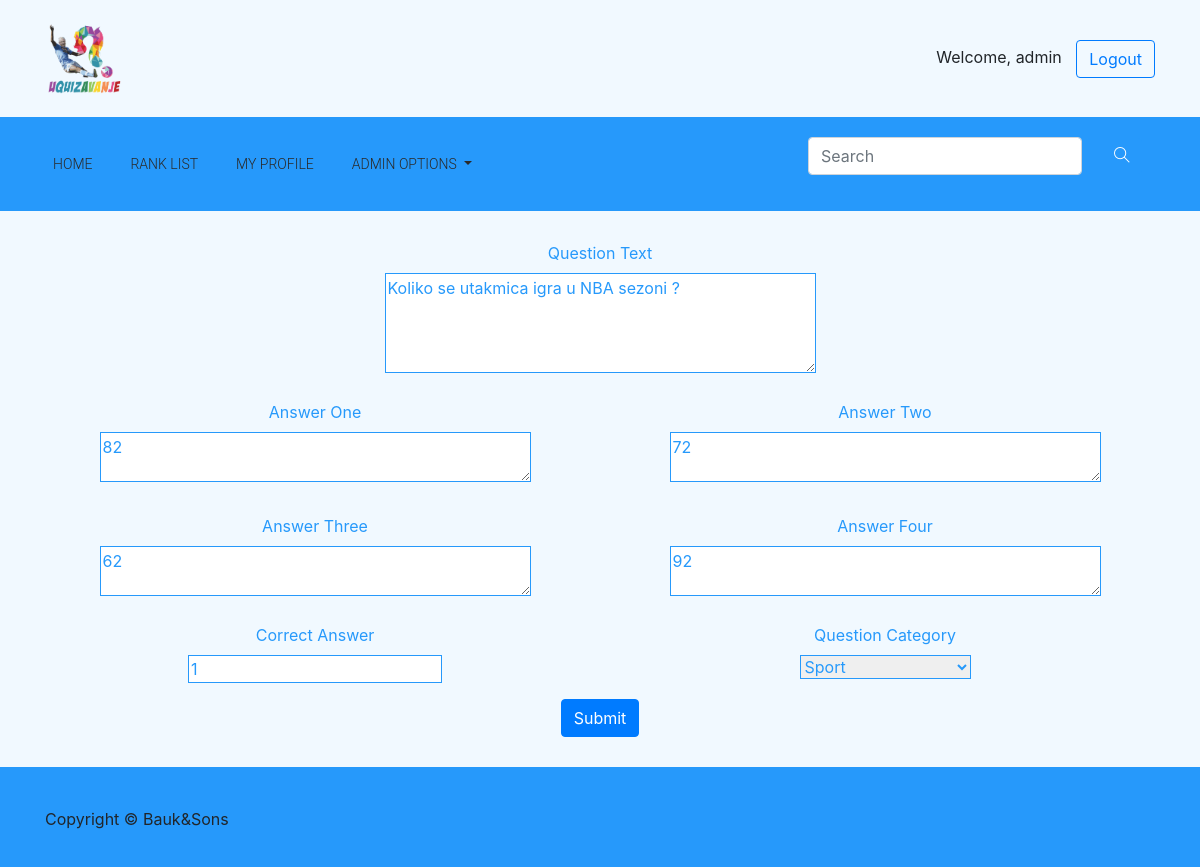
The page /edit_question/1/ (signed in) on the database its author committed.
### quiz/models.py (models this page shows, shortened)
class User(AbstractUser):
    email = models.EmailField(
        verbose_name='email address',
        max_length=255,
        unique=True,
    )
    age = models.IntegerField(null = True)
    is_active = models.BooleanField(default=True)
    is_moderator = models.BooleanField(default=False)
    wants_moderator = models.BooleanField(default = False)
    first_name = models.CharField(max_length=50)
    last_name = models.CharField( max_length=50)
    level = models.IntegerField(default = 0)
    exp = models.IntegerField(default = 0)
    picture = models.TextField(default = "quiz/default_avatar.jpg", max_length = 50, blank = True, null = True)
    ranking = models.IntegerField(default = -1)
    def moderator(self):
        return self.is_moderator
    def is_senior(self):
        return self.level >= 10
    USERNAME_FIELD = 'username'
    REQUIRED_FIELDS = ['email']

class Question(models.Model):
    question = models.TextField(max_length = 100)
    is_valid = models.BooleanField(default = False)
    answer_one = models.TextField(max_length = 20)
    answer_two = models.TextField(max_length = 20)
    answer_three = models.TextField(max_length = 20)
    answer_four = models.TextField(max_length = 20)
    correct = models.IntegerField()
    category = models.ForeignKey(Category, on_delete=models.DO_NOTHING)
    def get_by_id(id_val):
        return Question.objects.filter(id=id_val).first()

### quiz/views.py (the view, shortened to what this page needs)
# urls.py: url(r'^edit_question/(?P<pk>\d+)/$',             views.edit_question,                name = 'edit_question'),
def edit_question(request, pk):
    user = request.user
    question = Question.get_by_id(pk)
    form = QuestionForm(request.POST or None, instance=question)
    message = ""
    if user.is_authenticated:
        if user.is_senior() or user.is_moderator or user.is_superuser:
            return render(request, 'quiz/edit_question.html', {'form': form, 'message': message, 'qid': question.id})
    return redirect('/home')

### quiz/forms.py
class QuestionForm(forms.ModelForm):
    class Meta:
        model = Question
        fields = ['question', 'answer_one','answer_two','answer_three','answer_four','correct','category']

### quiz/models.py (called while the page is built)
    def __str__(self):
        return self.name

### quiz/templates/quiz/edit_question.html (shortened to what this page needs)
{% extends "quiz/base.html" %}
{% block content %}
<div class="container">
    <div class="row">
        <div class="col-md-12">
            <div class="add_question_form">
                <form action="{% url 'quiz:edit_question' pk=qid%}" method="post">
                    <div class="row">
                        <div class="col-md-12 form_wrapper_question">
                            <label for="text_question">Question Text</label>
                            <p id="text_question"> {{ form.question }} </p>
                        </div>
                         <div class="col-md-6 form_wrapper_answer">
                                <label for="answer_one_question">Answer One</label>
                                <p id="answer_one_question"> {{ form.answer_one }} </p>
                        </div>
                        <div class="col-md-6 form_wrapper_answer">
                            <label for="answer_two_question">Answer Two</label>
                            <p id="answer_two_question"> {{ form.answer_two }} </p>
                        </div>
                        <div class="col-md-6 form_wrapper_answer">
                            <label for="answer_three_question">Answer Three</label>
                            <p id="answer_three_question"> {{ form.answer_three }} </p>
                        </div>
                        <div class="col-md-6 form_wrapper_answer">
                            <label for="answer_four_question">Answer Four</label>
                            <p id="answer_four_question"> {{ form.answer_four }} </p>
                        </div>
                        <div class="col-md-6 form_wrapper_correct_answer">
                            <label for="correct_question">Correct Answer</label>
                            <p id="correct_question"> {{ form.correct }} </p>
                        </div>
                        <div class="col-md-6 form_wrapper_category">
                            <label for="category_question">Question Category</label>
                            <p id="category_question"> {{ form.category }} </p>
                        </div>
                    </div>
                    <input class="btn btn-primary" type="submit" value="Submit">
                </form>
            </div>
        </div>
    </div>
</div>
{% endblock content %}

### quiz/templates/quiz/base.html (shortened to what this page needs)
{% load static %}
<!doctype html>
<html lang="en">
<head>
    <link rel="stylesheet" href="{% static 'quiz/bootstrap.min.css' %}">
    <link rel="stylesheet" href="{% static 'quiz/animate.css' %}">
    <link rel="stylesheet" href="{% static 'quiz/font-awesome.min.css' %}">
    <link rel="stylesheet" href="{% static 'quiz/style.css' %}">
    <link rel="stylesheet" href="{% static 'quiz/themify-icons.css' %}">
</head>
<body>
        <div id="page_container">
            <div id="content_wrapper">
    <header class="header_area">
        <div class="sub_header">
            <div class="container">
                <div class="row align-items-center">
                    <div class="col-xs-8 col-md-8 col-xl-6">
                        <div id="logo">
                            <a href="{% url 'quiz:home' %}"><img src="{% static 'quiz/uqizavanje_logo.png' %}" alt=""
                                    title="" /></a>
                        </div>
                    </div>
                    <div class="col-xs-4 col-md-4 col-xl-6">
                        {% if user.is_authenticated %}
                        <div class="float-right" id="welcome_message">
                            Welcome, {{ user.get_username }}
                            <a href="/accounts/logout" class="btn btn-outline-primary">Logout</a>
                        </div>
                        {% endif %}
                    </div>
                </div>
            </div>
        </div>
        <div class="main_menu">
            <div class="container">
                <div class="row">
                    <div class="col-lg-12">
                        <nav class="navbar navbar-expand-lg navbar-light">
                            <div class="collapse navbar-collapse" id="navbarSupportedContent">
                                <ul class="navbar-nav mr-auto">
                                    <li class="nav-item active">
                                        <a class="nav-link active" href="{% url 'quiz:home' %}">Home</a>
                                    </li>
                                    <li class="nav-item">
                                        <a class="nav-link" href="{% url 'quiz:rank_list'%}">Rank List</a>
                                    </li>
                                    {% if user.is_authenticated %}
                                    <li class="nav-item">
                                        <a class="nav-link" href="{% url 'quiz:my_profile' value=user.id%}">My Profile</a>
                                    </li>
                                    {% endif %}
                                    {% if user.is_superuser %}
                                    <li class="nav-item dropdown">
                                        <a class="nav-link dropdown-toggle" href="#" role="button"
                                            data-toggle="dropdown" aria-haspopup="true" aria-expanded="false">
                                            Admin options
                                        </a>
                                    </li>
                                    {% endif %}
                                </ul>
                            </div>
                            <div class="header_social_icon d-none d-sm-block">
                                <ul>
                                    <li>
                                        <form action="/search_results/" method="GET" class="form-inline mr-auto">
                                            <div class="md-form my-0">
                                                <input class="form-control" name="searched_name" type="search"
                                                    placeholder="Search" aria-label="Search">
                                                <button class="btn btn-primary" type='submit' id='lupa'><i
                                                        class=" ti-search text-white ml-3"
                                                        aria-hidden="true"></i></button>
                                            </div>
                                        </form>
                                    </li>
                                </ul>
                            </div>
                        </nav>
                    </div>
                </div>
            </div>
        </div>
    </header>
    {% block content %}
    {% endblock content %}
    </div>
    <footer class="footer">
        <div class="container">
            <div class="row text-center">
                <p class="col-lg-8 col-md-12">Copyright &copy; Bauk&Sons</p>
            </div>
        </div>
    </footer>
</div>
</body>
</html>

### quiz/static/quiz/style.css (style rules this page uses)
a { text-decoration: none; -webkit-transition: 0.5s; transition: 0.5s; }
img { max-width: 100%; }
.sub_header { padding: 20px 0px; background-color: #F1F9FF; }
.sub_header img { height: 15%; width: 15%; }
.main_menu { background-color: #2699FB; }
.main_menu .navbar-light .navbar-nav .nav-link { color: #2a2a2a; font-weight: 300; font-family: "Roboto", sans-serif; }
.main_menu .header_social_icon ul li { padding-right: 13px; }
.main_menu ul li { display: inline-block; font-size: 14px; text-transform: uppercase; padding-right: 22px; }
body { background-color: #F1F9FF; }
#lupa { background-color: #2699FB; border:#2699FB; }
#welcome_message a { margin-left: 10px; }
.add_question_form { margin-top : 30px; margin-bottom: 30px; text-align: center; }
.form_wrapper_question textarea { height: 100px; border: 1px #2699FB solid; color: #2699FB; }
.form_wrapper_question label { color: #2699FB; }
.form_wrapper_answer { text-align: center; margin-bottom: 5px; margin-top: 5px; }
.form_wrapper_answer textarea { height: 50px; color: #2699FB; border: 1px #2699FB solid; }
.form_wrapper_answer label { color: #2699FB; }
.form_wrapper_correct_answer label { color: #2699FB; }
.form_wrapper_correct_answer input { color: #2699FB; border: 1px #2699FB solid; }
.form_wrapper_category label { color: #2699FB; }
.form_wrapper_category select { border: 1px #2699FB solid; color: #2699FB; }
.footer { background-color: #2699FB; height: 100px; position: absolute; bottom: 0; width: 100%; }
.footer p { margin-top: 40px; text-align: left; }
.main_menu .navbar { padding: 20px 0px; }
#page_container { position: relative; min-height: 100vh; }
#content_wrapper { padding-bottom: 100px; }

### rows shown on the page
User: get_username "admin"
Question: question "Koliko se utakmica igra u NBA sezoni ?", answer_one "82", answer_two "72", answer_three "62", answer_four "92", correct "1", category "Sport"
